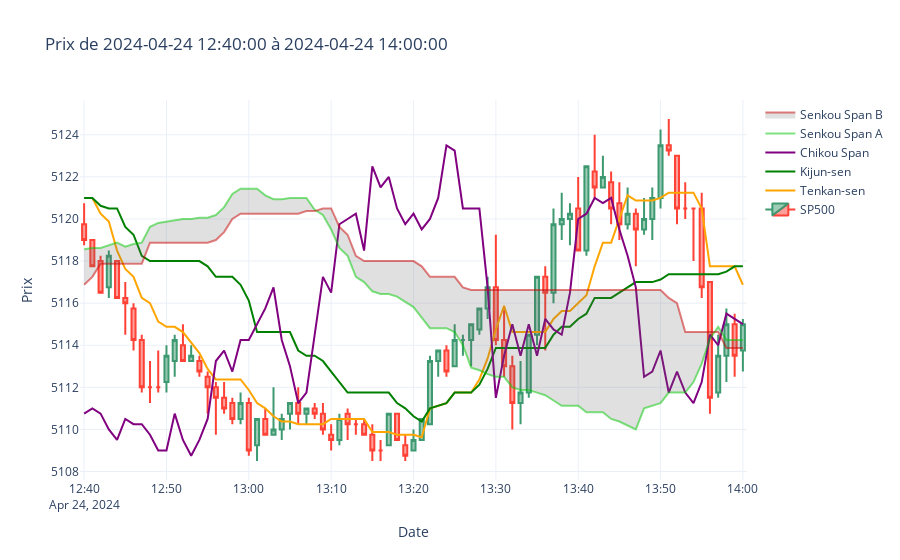

Notebook source saved alongside this figure:
### Code cell
print_olhc_price_from_df(df_plot=processed_df, start_date="2024-04-24 12:40:00", end_date="2024-04-24 14:00:00")
